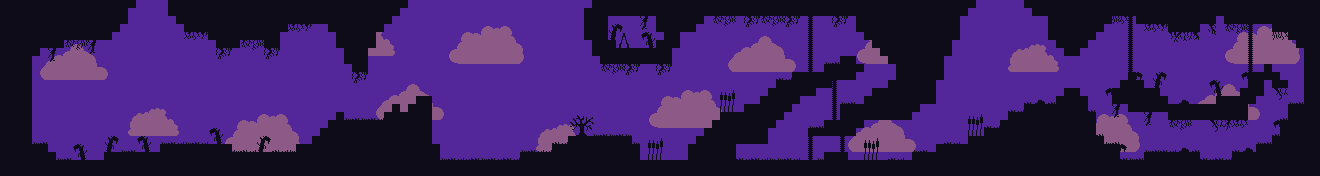

Below is a game level as drawn by its tile map, then a one-line description and the .tmx that defines it (tile-layer data replaced by summaries):
An orthogonal 165x22 tile map with 8x8 px tiles, 3 tile layers (Clouds, Background, Foreground) and 16 objects (10x Slime Spawn, 4x Bat Spawn, 2x Emu Spawn).

<map version="1.5" tiledversion="1.7.2" orientation="orthogonal" renderorder="right-down" width="165" height="22" tilewidth="8" tileheight="8" infinite="0" backgroundcolor="#53269a" nextlayerid="5" nextobjectid="20">
 <tileset firstgid="1" source="background.tsx" />
 <layer id="3" name="Clouds" width="165" height="22">
  <data>[3630 cells, 609 non-empty, 69 distinct tile ids]</data>
 </layer>
 <layer id="1" name="Background" width="165" height="22">
  <data>[3630 cells, 1543 non-empty, 6 distinct tile ids]</data>
 </layer>
 <layer id="2" name="Foreground" width="165" height="22">
  <data>[3630 cells, 309 non-empty, 70 distinct tile ids]</data>
 </layer>
 <objectgroup id="4" name="Objects">
  <object id="1" type="Bat Spawn" x="560" y="56">
   <point />
  </object>
  <object id="2" type="Bat Spawn" x="472" y="32">
   <point />
  </object>
  <object id="4" type="Emu Spawn" x="1016" y="112">
   <point />
  </object>
  <object id="5" type="Slime Spawn" x="488" y="160">
   <point />
  </object>
  <object id="6" type="Slime Spawn" x="280" y="152">
   <point />
  </object>
  <object id="7" type="Slime Spawn" x="216" y="144">
   <point />
  </object>
  <object id="8" type="Slime Spawn" x="368" y="120">
   <point />
  </object>
  <object id="9" type="Slime Spawn" x="744" y="160">
   <point />
  </object>
  <object id="11" type="Bat Spawn" x="1008" y="56">
   <point />
  </object>
  <object id="12" type="Bat Spawn" x="728" y="48">
   <point />
  </object>
  <object id="13" type="Emu Spawn" x="624" y="136">
   <point />
  </object>
  <object id="15" type="Slime Spawn" x="880" y="160">
   <point />
  </object>
  <object id="16" type="Slime Spawn" x="672" y="160">
   <point />
  </object>
  <object id="17" type="Slime Spawn" x="808" y="72">
   <point />
  </object>
  <object id="18" type="Slime Spawn" x="616" y="136">
   <point />
  </object>
  <object id="19" type="Slime Spawn" x="632" y="48">
   <point />
  </object>
 </objectgroup>
</map>
